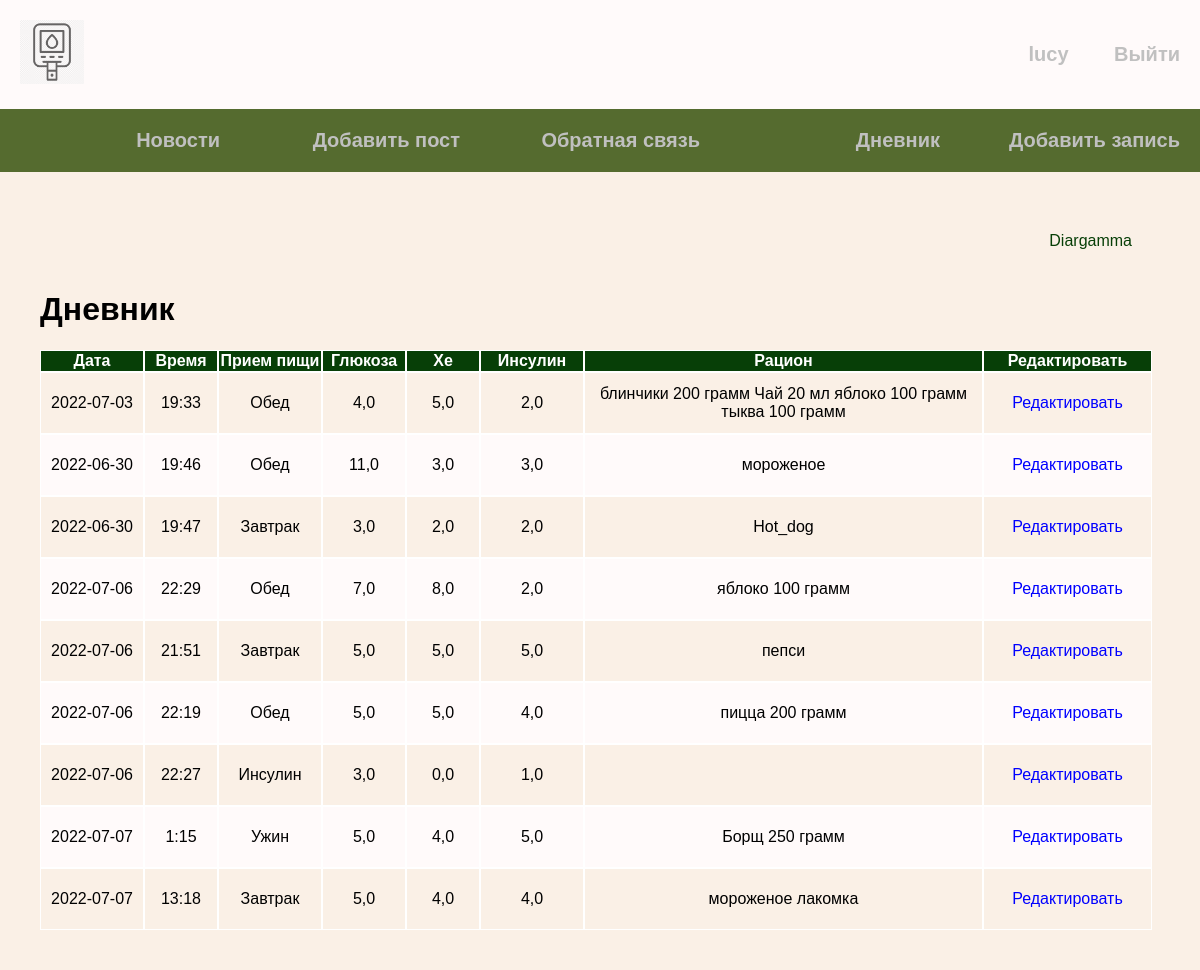
/diary/diary_page/ (signed in), run on the app's committed database.
### diary_pages/models.py (models this page shows, shortened)
class Diary(models.Model):
    food_intake = models.ForeignKey('FIntake', on_delete=models.PROTECT, verbose_name='Прием пищи')
    glucoza = models.FloatField(max_length=255, verbose_name='Уровень глюкозы')
    he = models.FloatField(blank=True, verbose_name='Хлебные единицы')
    insulin = models.FloatField(verbose_name='Количество инсулина')
    food = models.TextField(blank=True, verbose_name="Употребляемая еда")
    date_food = models.DateField(verbose_name='Дата приема пищи')
    time_food = models.TimeField(verbose_name='Время приема пищи')
    datatime_inbase = models.DateTimeField(auto_now_add=True, verbose_name='Дата создания')
    dia_user = models.ForeignKey(User, on_delete=models.PROTECT, verbose_name='Пользователь')
    dok = models.CharField(max_length=255, blank=True, verbose_name='Доктор')
    def get_absolute_url(self):
        return reverse('record_edit', kwargs={'id_user': self.id})
    class Meta:
        verbose_name = "Запись"
        verbose_name_plural = 'Записи'

class FIntake(models.Model):
    name = models.CharField(max_length=150, db_index=True, verbose_name='Категории')
    def __str__(self):
        return self.name
    class Meta:
        verbose_name = "Категория"
        verbose_name_plural = 'Категории'

### diary_pages/views.py (the view)
# urls.py: path('diary_page/', DiaryPage.as_view(), name='diary_page'),
class DiaryPage(DiaDataMixin, ListView):
    model = Diary
    template_name = 'diary/diary.html'
    context_object_name = 'diary_page'
    def get_context_data(self, *, object_list=None, **kwargs):
        context = super().get_context_data(**kwargs)
        c_def = self.get_user_context(title='Дневник')
        return dict(list(context.items()) + list(c_def.items()))
    def get_queryset(self):
        return Diary.objects.all()

### news/utils.py (called while the page is built)
    def get_user_context(self, **kwargs):
        context = kwargs
        user_menu = menu.copy()
        if not self.request.user.is_authenticated:
            user_menu.pop(4)
            user_menu.pop(3)
            user_menu.pop(1)
        context['menu'] = user_menu
        context['cat_selected'] = 'dia'
        return context

### news/templates/diary/diary.html
{% extends 'news/base.html' %}
{% block content %}
<div class="diagram">
   <a href="{% url 'diagram' %}">Diargamma</a></div>
<h1>{{ title }}</h1>
<div class="dia">
    <table class='diatable' cellspacing="0">
        <tr>
            <th class="data">Дата</th>
            <th class="time">Время</th>
            <th class="food_intake">Прием пищи</th>
            <th class="glucoza">Глюкоза</th>
            <th class="he">Хе</th>
            <th class="insulin">Инсулин</th>
            <th class="racion">Рацион</th>
            <th class="edit">Редактировать</th>
        </tr>
        {% for i in diary_page %}
        {% if user.username == i.dia_user.username %}
        <tr>
            <td>
                {{ i.date_food|date:'Y-m-d' }}
            </td>
            <td>
                {{ i.time_food}}
            </td>
            <td>
                {{ i.food_intake}}
            </td>
            <td>
                {{ i.glucoza}}
            </td>
            <td>
                {{ i.he }}
            </td>
            <td>
                {{ i.insulin }}
            </td>
            <td>{{ i.food }}</td>
            <td><a href="{{ i.get_absolute_url }}">Редактировать</a></td>
        </tr>
        {% endif %}
        {% endfor %}
    </table>
</div>
{% endblock %}

### news/templates/news/base.html (shortened to what this page needs)
{% load static %}
{% load news_tags %}
<!DOCTYPE html>
<html lang="en">
<head>
    <link rel="stylesheet" href="{% static 'css/style.css' %}">
</head>
<body>
<div class="header">
    <div class="wrap">
        <ul class="mainheader">
             <li class="logo"><a href="{% url 'index' %}">
                 <img class="imglogo" src="{% static 'news/gluk.png' %}" alt="" width="64" height="64" >
             </a></li>
            {% if request.user.is_authenticated %}
            <li class="last"><a href="">{{ user.username }}</a> <a href="{% url 'logout' %}">Выйти</a></li>
            {% else %}
            <li class="last"><a href="{% url 'register' %}">Регистрация</a>  <a href='{% url "login" %}'>Войти</a></li>
            {% endif %}
        </ul>
        <ul class="mainmenu">
            {% for m in menu %}
            <li class="last">
                <a href="{% url m.url_name %}">{{m.title}}</a>
            </li>
            {% endfor %}
        </ul>
    </div>
</div>
<div class="content">
    <div class="wrap">
        <div class="main">
            {% block content %}
            {% endblock %}
        </div>
    </div>
</div>
</body>
</html>

### news/static/css/style.css (style rules this page uses)
body { padding: 0; margin: 0; background: #FFFAFA; font-family: Verdana, Geneva, Tahoma, sans-serif; }
.wrap { max-width: 1200px; margin: 0 auto; }
.imglogo { opacity:0.6; }
.content .wrap { box-shadow: 0.4em 0.4em 5px rgba(122,122,122,0.5); background: #FAF0E6; padding: 40px; box-sizing: border-box; display:flex; }
ul { list-style: none; margin: 0; padding: 0; }
a { color: #C0C0C0; text-decoration: none; padding: 20px; display: block; }
.mainheader { display: flex; align-items: center; font-size: 20px; font-weight: bold; justify-content: space-between; }
.mainmenu { box-shadow: 0.4em 0.4em 5px rgba(122,122,122,0.5); display: flex; align-items: center; font-size: 20px; font-weight: bold; justify-content: space-between; padding-top: 20px; padding-bottom: 20px; }
.header { background: #FFFAFA; }
.wrap .mainmenu { background :#556B2F; }
.logo { flex-basis: 40%; }
.last { color:#A9A9A9; flex-basis: 30%; text-align: right; }
.dia a { color:#0000FF; }
.last a { display:inline; }
.diatable th { text-align: center; border:1px solid #fff; background: #073f07; color: #FFF; }
.diatable td { text-align: center; border:1px solid #fff; }
.diatable .data { width: 100px; }
.diatable .time { width: 70px; }
.diatable .food_intake { width: 100px; }
.diatable .glucoza { width: 80px; }
.diatable .he { width: 70px; }
.diatable .insulin { width: 100px; }
.diatable .racion { width: 395px; }
.diatable .edit { width: 165px; }
.diatable tr:nth-child(odd) { background: #FFFAFA; }
.diagram { text-align: right; }
.diagram a { color: #073f07; }

### data on the page
Diary: date_food "2022-07-03", time_food "19:33", food_intake "Обед", glucoza "4,0", he "5,0", insulin "2,0", food "блинчики 200 грамм Чай 20 мл яблоко 100 грамм тыква 100 грамм"
Diary: date_food "2022-06-30", time_food "19:46", food_intake "Обед", glucoza "11,0", he "3,0", insulin "3,0", food "мороженое"
Diary: date_food "2022-06-30", time_food "19:47", food_intake "Завтрак", glucoza "3,0", he "2,0", insulin "2,0", food "Hot_dog"
Diary: date_food "2022-07-06", time_food "22:29", food_intake "Обед", glucoza "7,0", he "8,0", insulin "2,0", food "яблоко 100 грамм"
Diary: date_food "2022-07-06", time_food "21:51", food_intake "Завтрак", glucoza "5,0", he "5,0", insulin "5,0", food "пепси"
Diary: date_food "2022-07-06", time_food "22:19", food_intake "Обед", glucoza "5,0", he "5,0", insulin "4,0", food "пицца 200 грамм"
Diary: date_food "2022-07-06", time_food "22:27", food_intake "Инсулин", glucoza "3,0", he "0,0", insulin "1,0"
Diary: date_food "2022-07-07", time_food "1:15", food_intake "Ужин", glucoza "5,0", he "4,0", insulin "5,0", food "Борщ 250 грамм"
Diary: date_food "2022-07-07", time_food "13:18", food_intake "Завтрак", glucoza "5,0", he "4,0", insulin "4,0", food "мороженое лакомка"

### other printed values
{{ user.username }} "lucy"
{{ m.title }} "Новости" "Добавить пост" "Обратная связь" "Дневник" "Добавить запиcь"
{{ title }} "Дневник"
